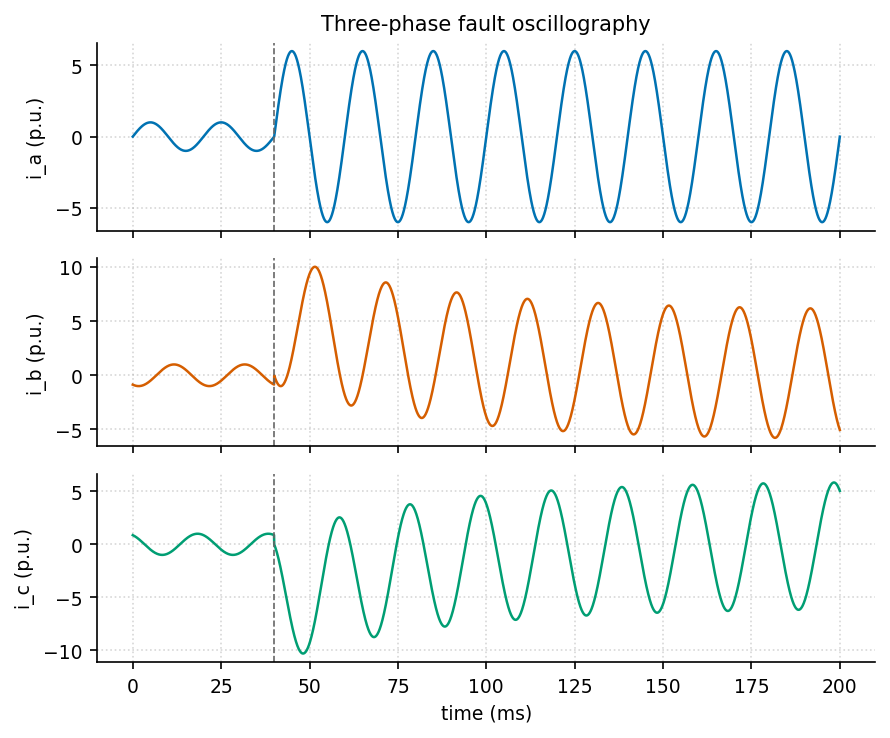

Reproduce this figure in Python.
"""fault_oscillography: 三相短路故障录波（含直流分量衰减）."""
import sys, os; sys.path.insert(0, os.path.join(os.path.dirname(os.path.abspath(__file__)), '..', '..', '_utils', 'python'))
import numpy as np
import matplotlib.pyplot as plt
from theme import apply_theme
from palette import cycle

def make_figure(t_fault=0.04, title='Three-phase fault oscillography'):
    apply_theme()
    t = np.linspace(0, 0.2, 4000); w = 2*np.pi*50
    fig, axes = plt.subplots(3, 1, sharex=True, figsize=(6, 5))
    for i, (ax, ph) in enumerate(zip(axes, 'abc')):
        th = -2*np.pi*i/3
        pre = np.sin(w*t + th)
        tau = 0.045
        dc = -6*np.sin(th + w*t_fault)*np.exp(-(t - t_fault)/tau)
        post = 6*np.sin(w*t + th) + dc
        ia = np.where(t < t_fault, pre, post)
        ax.plot(t*1000, ia, color=cycle(i), linewidth=1.2)
        ax.axvline(t_fault*1000, color='0.4', linestyle='--', linewidth=0.8)
        ax.set_ylabel(f'i_{ph} (p.u.)')
        ax.grid(True, linestyle=':', alpha=0.5)
    axes[0].set_title(title); axes[-1].set_xlabel('time (ms)')
    fig.tight_layout()
    return fig

if __name__ == '__main__':
    fig = make_figure(); fig.savefig(__file__.replace('.py', '.png'), dpi=150)
